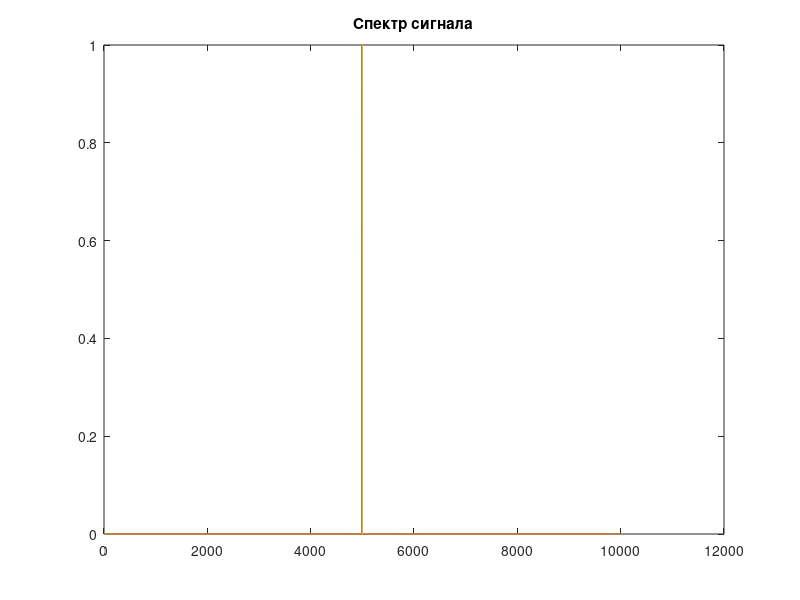
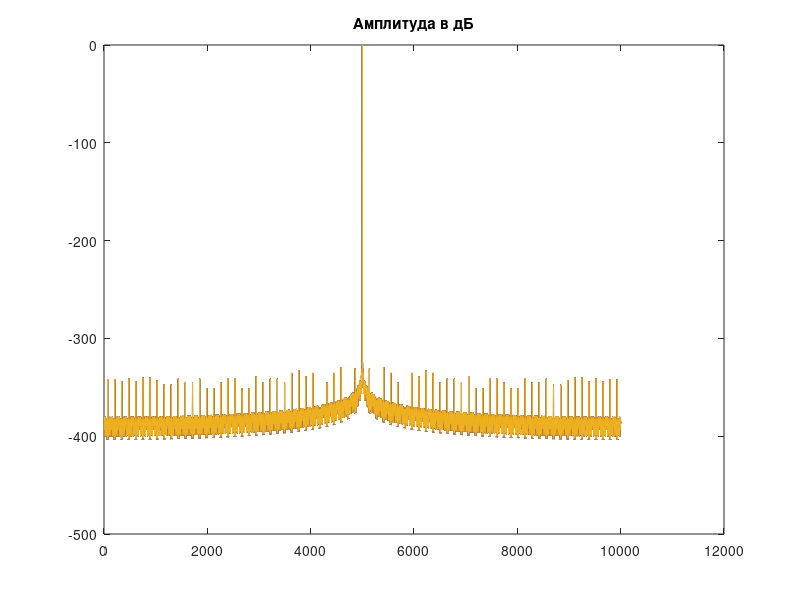

Recreate these plots in MATLAB, in order.
A = 1; % Амплитуда сигнала
Fs = 10e4; % Частота дискретизации
t = 0.1;
t_array = 0:1/Fs:t;
points = 1:1:length(t_array);
tones = 10; % Количество тонов
f1 = input('Задайте нижнюю границу диапазона частот: ');
f2 = input('Задайте верхнюю границу диапазона частот: ');
df=(f2-f1)/tones;10 % Шаг частоты
S = zeros(tones, length(t_array)); % Двумерный массив сигналов
S_fft = zeros(tones, length(t_array));
S_fft_shifted = zeros(tones, length(t_array));
S_fft_mod = zeros(tones, length(t_array)); % Двумерный массив амплитуд спектров
S_fft_ang = zeros(tones, length(t_array));
S_fft_mod_db = zeros(tones, length(t_array)); % Двумерный массив магнитуд спектров (в децибелах)
for k = 1:tones
   S(k, :) = A*exp(2*pi*t_array*1i*k*df);
   S_fft(k, :) = fft(S(k, :));
   S_fft_shifted(k, :) = fftshift(S_fft(k, :));
   S_fft_mod(k, :) = abs(S_fft_shifted(k, :)/length(S_fft_shifted(k, :)));
   S_fft_ang(k, :) = atan(S_fft_shifted(k, :));
   S_fft_mod_db(k, :) = 20*log10(S_fft_mod(k, :)/A); % Перевод магнитуды спектра в децибелы
  end;
 figure(1);
 plot(points, S_fft_mod(1,:), points, S_fft_mod(2,:), points, S_fft_mod(3,:), points, S_fft_mod(4,:), points, S_fft_mod(5,:), points, S_fft_mod(6,:), points, S_fft_mod(7,:), points, S_fft_mod(8,:), points, S_fft_mod(9,:), points, S_fft_mod(10,:));
 title('Спектр сигнала');

 figure(2);
 plot(points, S_fft_mod_db(1,:), points, S_fft_mod_db(2,:), points, S_fft_mod_db(3,:), points, S_fft_mod_db(4,:), points, S_fft_mod_db(5,:), points, S_fft_mod_db(6,:), points, S_fft_mod_db(7,:), points, S_fft_mod_db(8,:), points, S_fft_mod_db(9,:), points, S_fft_mod_db(10,:));
 title('Амплитуда в дБ');
